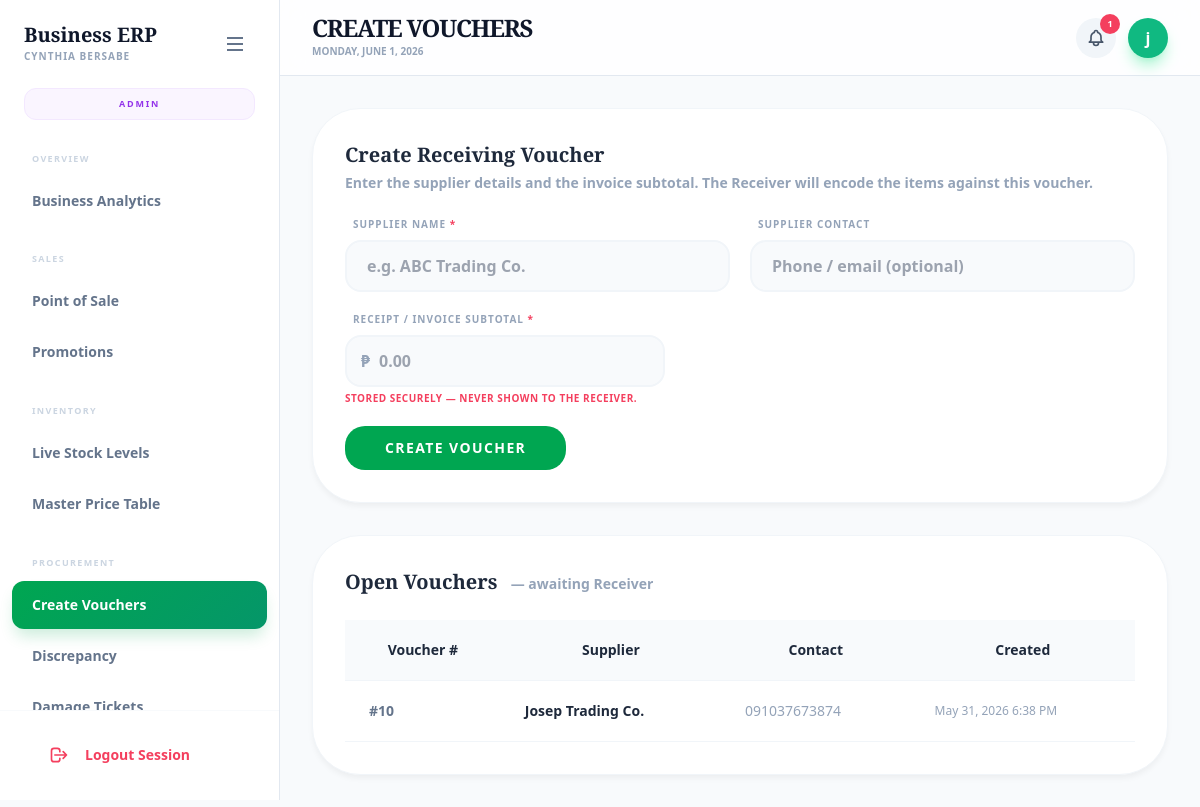
The page /staff/procurement/batches_pending.php (signed in) on the database its author committed.
### tables this page shows
CREATE TABLE `receiving_batches` (
  `id` int(11) NOT NULL AUTO_INCREMENT,
  `receiver_id` int(11) DEFAULT NULL,
  `receiver_username` varchar(100) DEFAULT NULL,
  `status` enum('pending_request','pending_validation','pending_inventory','validated_tally','validated_discrepancy','on_hold','completed','rejected','pending_reprice') DEFAULT 'pending_request',
  `supplier_name` varchar(255) DEFAULT NULL,
  `supplier_contact` varchar(255) DEFAULT NULL,
  `control_subtotal` decimal(12,2) DEFAULT NULL,
  `computed_subtotal` decimal(12,2) DEFAULT NULL,
  `tally_result` enum('match','discrepancy') DEFAULT NULL,
  `request_created_by` int(11) DEFAULT NULL,
  `request_created_at` datetime DEFAULT NULL,
  `validator_id` int(11) DEFAULT NULL,
  `validated_at` datetime DEFAULT NULL,
  `resolution_action` enum('reopen_receiver','reopen_validator','override','rejected','reopen_price_checker') DEFAULT NULL,
  `resolution_by` int(11) DEFAULT NULL,
  `resolution_reason` text DEFAULT NULL,
  `resolution_at` datetime DEFAULT NULL,
  `inventory_pushed_at` datetime DEFAULT NULL,
  `created_at` timestamp NOT NULL DEFAULT current_timestamp(),
  PRIMARY KEY (`id`)
);

### staff/procurement/batches_pending.php (the view, shortened to what this page needs)
<?php
include '../../config/db.php';
$open_q = $conn->query(
    "SELECT rb.id, rb.supplier_name, rb.supplier_contact, rb.created_at,
            COUNT(ri.id) AS item_count
     FROM receiving_batches rb
     LEFT JOIN receiving_items ri ON ri.batch_id = rb.id
     WHERE rb.status = 'pending_request' AND rb.receiver_id IS NULL
     GROUP BY rb.id
     ORDER BY rb.created_at ASC"
);
include '../layout_top.php';
?>
<div class="max-w-4xl mx-auto space-y-8">
    <div class="card-modern p-8">
        <h3 class="serif-title text-xl font-black text-slate-800 mb-1">Create Receiving Voucher</h3>
        <p class="text-slate-400 text-sm font-bold mb-6">Enter the supplier details and the invoice subtotal. The Receiver will encode the items against this voucher.</p>
        <form id="voucher-form" method="POST" class="space-y-5">
            <div class="grid grid-cols-1 sm:grid-cols-2 gap-5">
                <div>
                    <label class="label-modern">Supplier Name <span class="text-rose-500">*</span></label>
                    <input type="text" name="supplier_name" required maxlength="255"
                           class="input-modern" placeholder="e.g. ABC Trading Co.">
                </div>
                <div>
                    <label class="label-modern">Supplier Contact</label>
                    <input type="text" name="supplier_contact" maxlength="255"
                           class="input-modern" placeholder="Phone / email (optional)">
                </div>
            </div>
            <div class="max-w-xs">
                <label class="label-modern">Receipt / Invoice Subtotal <span class="text-rose-500">*</span></label>
                <div class="relative">
                    <span class="absolute left-4 top-1/2 -translate-y-1/2 text-slate-400 font-black">₱</span>
                    <input type="number" name="control_subtotal" required min="0.01" step="0.01"
                           class="input-modern pl-8" placeholder="0.00">
                </div>
                <p class="text-[10px] text-rose-500 font-bold mt-1 uppercase tracking-wider">
                    Stored securely — never shown to the Receiver.
                </p>
            </div>
            <button type="button" onclick="openVoucherConfirm()" class="btn-pos-primary px-10 py-3 text-sm font-black uppercase tracking-widest">
                Create Voucher
            </button>
        </form>
    </div>
    <div class="card-modern p-8">
        <h3 class="serif-title text-xl font-black text-slate-800 mb-6">
            Open Vouchers
            <span class="text-slate-400 font-bold text-sm ml-2">— awaiting Receiver</span>
        </h3>
        <?php if (!$open_q || $open_q->num_rows === 0): ?>
            <p class="text-slate-400 text-sm font-bold text-center py-6">No open vouchers. Create one above.</p>
        <?php else: ?>
        <div class="overflow-x-auto">
            <table class="table-modern w-full text-sm">
                <thead>
                    <tr>
                        <th>Voucher #</th>
                        <th>Supplier</th>
                        <th>Contact</th>
                        <th>Created</th>
                    </tr>
                </thead>
                <tbody>
                <?php while ($b = $open_q->fetch_assoc()): ?>
                    <tr>
                        <td class="font-black text-slate-500">#<?= $b['id'] ?></td>
                        <td class="font-bold"><?= htmlspecialchars($b['supplier_name'] ?? '—') ?></td>
                        <td class="text-slate-400"><?= htmlspecialchars($b['supplier_contact'] ?? '—') ?></td>
                        <td class="text-slate-400 text-xs"><?= date('M j, Y g:i A', strtotime($b['created_at'])) ?></td>
                    </tr>
                <?php endwhile; ?>
                </tbody>
            </table>
        </div>
        <?php endif; ?>
    </div>
</div>
<?php include '../layout_bottom.php'; ?>

### assets/css/style.css (style rules this page uses)
* { box-sizing: border-box; font-family: system-ui, -apple-system, BlinkMacSystemFont, sans-serif; }
body { margin: 0; background: #f4f6f8; color: #333; }
.label-modern { font-size: 10px; font-weight: 900; text-transform: uppercase; letter-spacing: 0.1em; color: #94a3b8; margin-left: 0.5rem; margin-bottom: 0.5rem; display: block; }
.btn-pos-primary { background-color: #00a651; color: white; font-weight: 800; padding: 1rem 2rem; border-radius: 1.25rem; transition: all 0.3s; display: inline-flex; align-items: center; justify-content: center; cursor: pointer; }
.card-modern { background: white; padding: 2.5rem; border-radius: 3rem; border: 1px solid #f1f5f9; box-shadow: 0 4px 6px -1px rgba(0, 0, 0, 0.05); margin-bottom: 2rem; }
.input-modern { width: 100%; background-color: #f8fafc; border: 2px solid #f1f5f9; border-radius: 1rem; padding: 0.75rem 1.25rem; font-weight: 600; color: #1e293b; outline: none; transition: all 0.2s; }
.table-modern { width: 100%; border-collapse: collapse; }
.table-modern thead tr { background-color: #f8fafc; }
.table-modern th, .table-modern td { padding: 1.25rem 1.5rem; border-bottom: 1px solid #f1f5f9; }
body, .main-content { overflow-x: hidden !important; max-width: 100vw; }

### staff/layout_top.php (style rules this page uses)
body { font-family: 'Inter', sans-serif; background-color: #f8fafc; color: #1e293b; overflow-x: hidden; }
.serif-title { font-family: 'Playfair Display', serif; }
input[type=number] { -moz-appearance: textfield; appearance: textfield; }

### staff/layout_bottom.php (style rules this page uses)
body { animation: fadeIn .3s ease-in; }

### rows shown on the page
receiving_batches: id "10", supplier_name "Josep Trading Co.", supplier_contact "091037673874", created_at "May 31, 2026 6:38 PM"

### other values the page prints
$badge_label "ADMIN"
$section "OVERVIEW"
$titles[$file] "Business Analytics"
$section "SALES"
$titles[$file] "Point of Sale"
$titles[$file] "Promotions"
$section "INVENTORY"
$titles[$file] "Live Stock Levels"
$titles[$file] "Master Price Table"
$section "PROCUREMENT"
$titles[$file] "Create Vouchers"
$titles[$file] "Discrepancy"
$page_title "CREATE VOUCHERS"
min($notif_count, 99) "1"
substr($username, 0, 1) "j"
